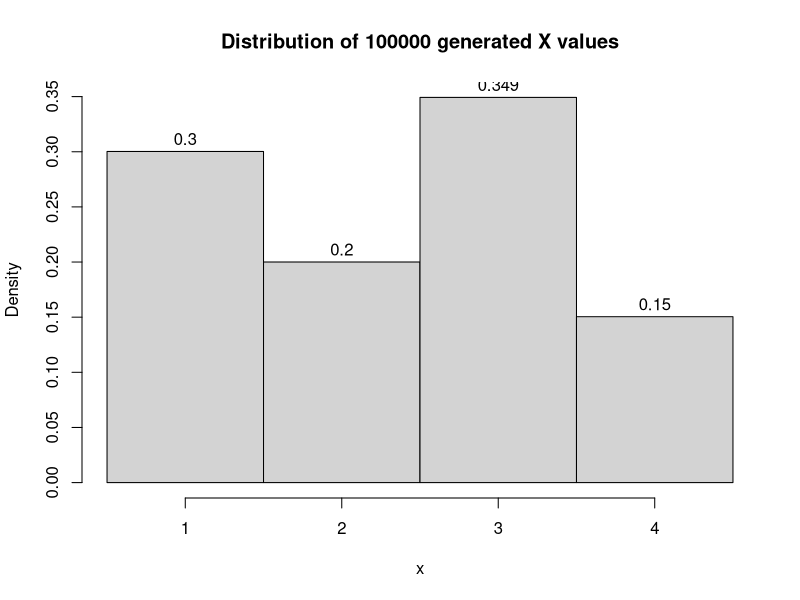
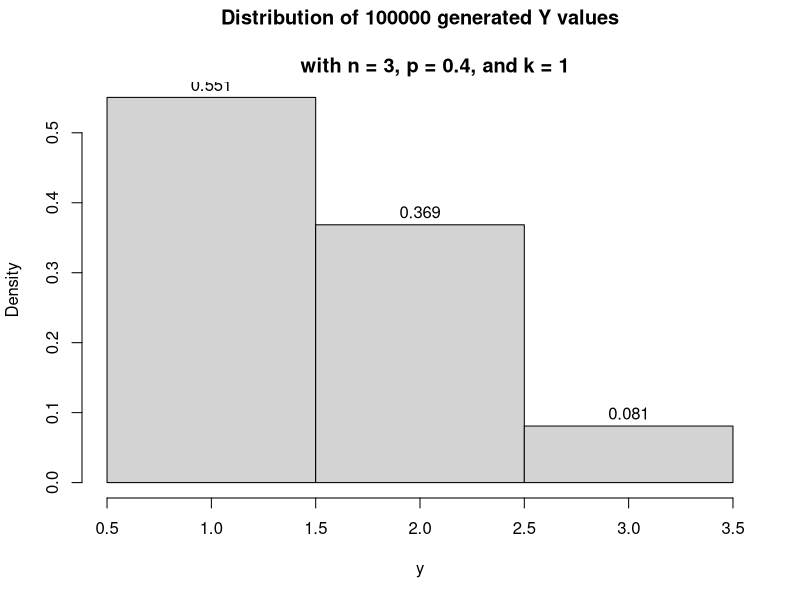
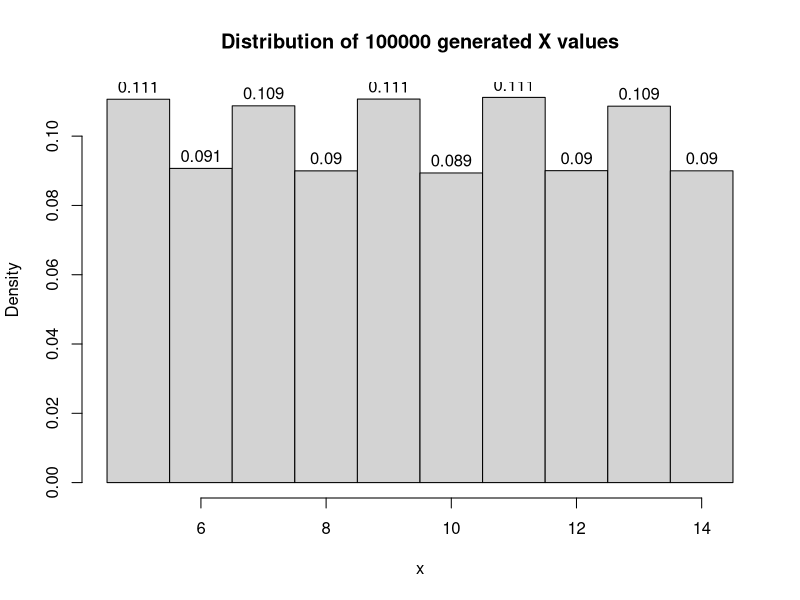
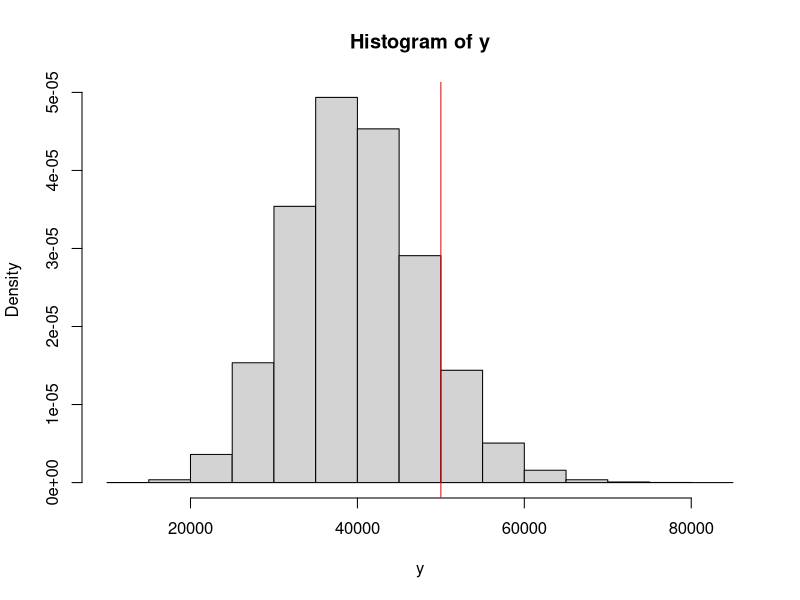

Recreate these plots in R, in order.
## ---- chunk 1
set.seed(12)
rX <- function() {
  u <- runif(1, 0, 1)
  if(u < 0.35) return(3)
  if(u < 0.65) return(1)
  if(u < 0.85) return(2)
  return(4)
}

x <- numeric(100000)
for(i in 1:100000) { x[i] <- rX() }
hist(x, breaks = c(0.5, 1.5, 2.5, 3.5, 4.5), labels = T, freq = F,
     main = "Distribution of 100000 generated X values")
## ---- chunk 2
#Cdf of Y.
FY <- function(y, n, p, k) {
  alpha <- 1 - pbinom((k-1), n, p)
  #sum(dbinom(seq(k, y, 1), n, p))/alpha
  (pbinom(y, n, p) - pbinom((k-1), n, p))/alpha
}

#Generate random y.
rY <- function(n, p, k) {
  u <- runif(1, 0, 1)
  upperBounds <- numeric(n - k + 1)
  for(j in k:n) {
    upperBounds[j - k + 1] <- FY(j, n, p, k)
  }
  y <- k + sum(u > upperBounds)
  y
}

n = 3
p = 0.4
k = 1
y <- numeric(100000)
for(i in 1:100000) {
  y[i] <- rY(n, p, k)
}
hist(y, seq(k - 0.5, n + 0.5, 1), labels = T, freq = F,
     main = "Distribution of 100000 generated Y values\n
     with n = 3, p = 0.4, and k = 1")

## ---- chunk 3
rX <- function(n = 1) {
  u1 <- runif(n, 0, 1)
  u2 <- runif(n, 0, 1)
  x <- numeric(n)
  cond1 <- u1 < 11/20
  x[cond1] <- 2*ceiling(5*u2[cond1]) + 3
  x[!cond1] <- 2*ceiling(5*u2[!cond1]) + 4
  x
}

x <- rX(100000)
hist(x, breaks = c(seq(4.5, 14.5, 1)), labels = T, freq = F,
     main = "Distribution of 100000 generated X values")
## ---- chunk 4
rep <- 100000
p <- 0.05
n <- 1000
mean <- 800
y <- numeric(rep)
for(i in 1:rep) {
  k <- rbinom(1, n, p)
  if(k == 0) {
    y[i] = 0
  }
  else {
    y[i] <- sum(rexp(k, 1/800))
  }
}

hist(y, freq = F)
abline(v = 50000, col = "red", main = "Distirbution of 100000 monthly total claims")
mean(y > 50000)

## ---- chunk 5
s <- 50000
n <- 1000
p <- 0.05
lambda <- 800
pSk <- function(s, n, p, lambda) {
  approx <- 90
  terms <- numeric(approx)
  for(i in 1:approx) {
    terms[i] <- sum(exp(-s/lambda)/factorial(0:(i-1))*(s/lambda)^(0:(i-1)))*dbinom(i, n, p)
  }
  sum(terms)
}

pSk(s, n, p, lambda)
